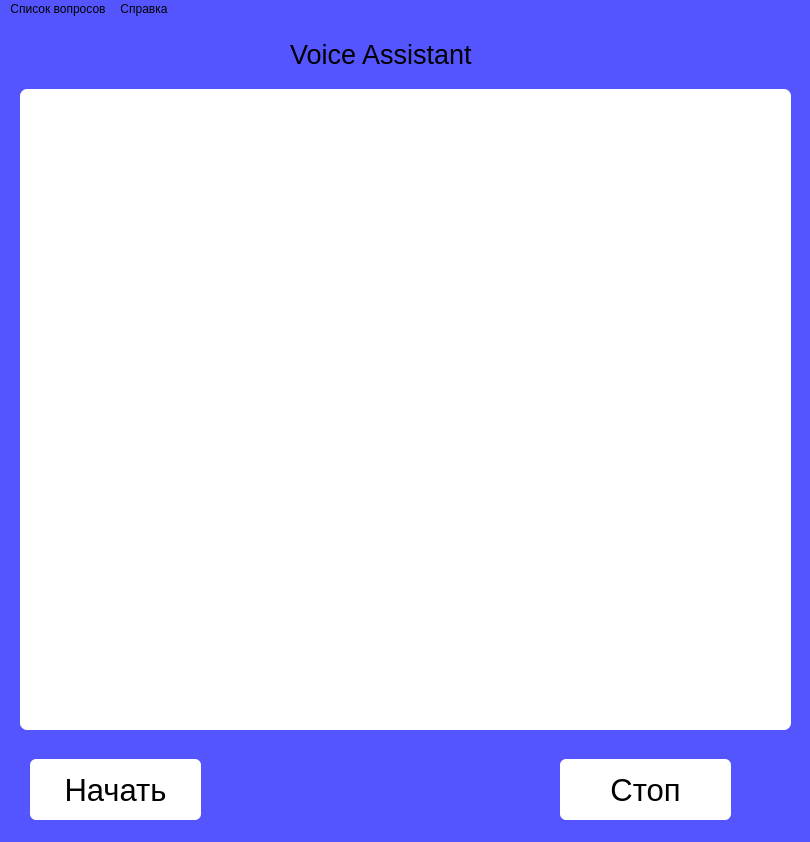
<?xml version="1.0" encoding="UTF-8"?>
<ui version="4.0">
 <class>MainWindow</class>
 <widget class="QMainWindow" name="MainWindow">
  <property name="geometry">
   <rect>
    <x>0</x>
    <y>0</y>
    <width>810</width>
    <height>842</height>
   </rect>
  </property>
  <property name="font">
   <font>
    <pointsize>8</pointsize>
   </font>
  </property>
  <property name="windowTitle">
   <string>MainWindow</string>
  </property>
  <property name="styleSheet">
   <string notr="true">background-color:rgb(85, 85, 255);</string>
  </property>
  <widget class="QWidget" name="centralwidget">
   <widget class="QPushButton" name="pushButton">
    <property name="geometry">
     <rect>
      <x>30</x>
      <y>740</y>
      <width>171</width>
      <height>61</height>
     </rect>
    </property>
    <property name="font">
     <font>
      <pointsize>23</pointsize>
     </font>
    </property>
    <property name="styleSheet">
     <string notr="true">QPushButton {
	background-color: rgb(255, 255, 255);
	border-radius: 6;
}

QPushButton:hover {
	background-color: #d9d4d4;
}

QPushButton:pressed {
	background-color: #8a8888;
}</string>
    </property>
    <property name="text">
     <string>Начать</string>
    </property>
   </widget>
   <widget class="QPushButton" name="pushButton_2">
    <property name="geometry">
     <rect>
      <x>560</x>
      <y>740</y>
      <width>171</width>
      <height>61</height>
     </rect>
    </property>
    <property name="font">
     <font>
      <pointsize>23</pointsize>
     </font>
    </property>
    <property name="styleSheet">
     <string notr="true">QPushButton {
	background-color: rgb(255, 255, 255);
	border-radius: 6;
}

QPushButton:hover {
	background-color: #d9d4d4;
}

QPushButton:pressed {
	background-color: #8a8888;
}</string>
    </property>
    <property name="text">
     <string>Стоп</string>
    </property>
   </widget>
   <widget class="QListWidget" name="listWidget">
    <property name="geometry">
     <rect>
      <x>20</x>
      <y>70</y>
      <width>771</width>
      <height>641</height>
     </rect>
    </property>
    <property name="font">
     <font>
      <pointsize>16</pointsize>
     </font>
    </property>
    <property name="styleSheet">
     <string notr="true">QListWidget {
	background-color: rgb(255, 255, 255);
	color: black;	
	border-radius: 7;
}</string>
    </property>
    <property name="batchSize">
     <number>50</number>
    </property>
    <property name="wordWrap">
     <bool>true</bool>
    </property>
   </widget>
   <widget class="QLabel" name="label">
    <property name="geometry">
     <rect>
      <x>290</x>
      <y>20</y>
      <width>241</width>
      <height>31</height>
     </rect>
    </property>
    <property name="font">
     <font>
      <pointsize>20</pointsize>
      <weight>50</weight>
      <italic>false</italic>
      <bold>false</bold>
      <strikeout>false</strikeout>
      <kerning>true</kerning>
     </font>
    </property>
    <property name="text">
     <string>Voice Assistant</string>
    </property>
   </widget>
  </widget>
  <widget class="QMenuBar" name="menuBar">
   <property name="geometry">
    <rect>
     <x>0</x>
     <y>0</y>
     <width>810</width>
     <height>26</height>
    </rect>
   </property>
   <widget class="QMenu" name="menu">
    <property name="title">
     <string>Справка</string>
    </property>
    <addaction name="info"/>
   </widget>
   <widget class="QMenu" name="menu_2">
    <property name="title">
     <string>Список вопросов</string>
    </property>
    <addaction name="action_house"/>
    <addaction name="action_institut"/>
    <addaction name="action_rukovodstvo"/>
    <addaction name="action_org"/>
    <addaction name="action_abbit"/>
   </widget>
   <addaction name="menu_2"/>
   <addaction name="menu"/>
  </widget>
  <action name="info">
   <property name="text">
    <string>Информация о помощнике</string>
   </property>
  </action>
  <action name="action_house">
   <property name="text">
    <string>Про общежития</string>
   </property>
  </action>
  <action name="action_institut">
   <property name="text">
    <string>Про институты</string>
   </property>
  </action>
  <action name="action_rukovodstvo">
   <property name="text">
    <string>Про руководство</string>
   </property>
  </action>
  <action name="action_org">
   <property name="text">
    <string>Про общественные организации</string>
   </property>
  </action>
  <action name="action_abbit">
   <property name="text">
    <string>Информация для абитуриентов</string>
   </property>
  </action>
 </widget>
 <resources/>
 <connections/>
</ui>
